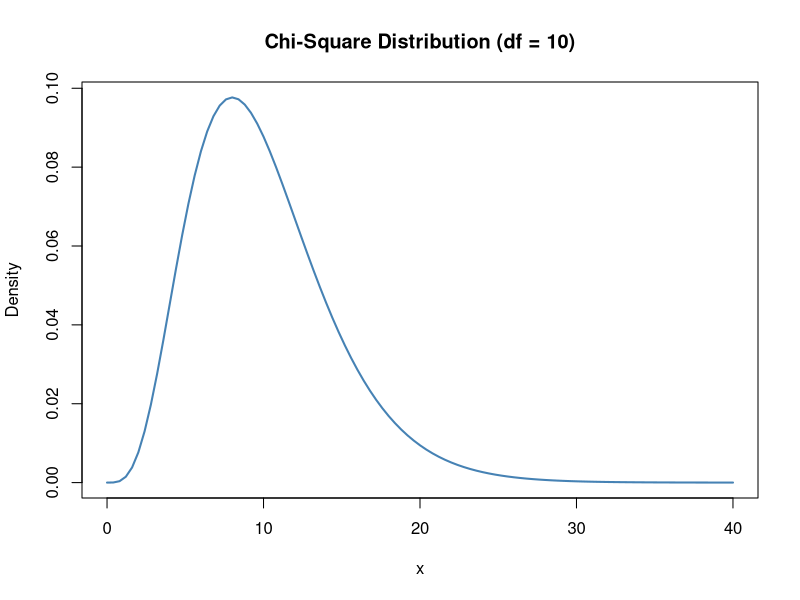

The R script that drew this image:

curve(dchisq(x, df = 10), from = 0, to = 40,
	main = 'Chi-Square Distribution (df = 10)', #add title
	ylab = 'Density', #change y-axis label
      	lwd = 2, #increase line width to 2
      	col = 'steelblue') #change line color to steelblue
